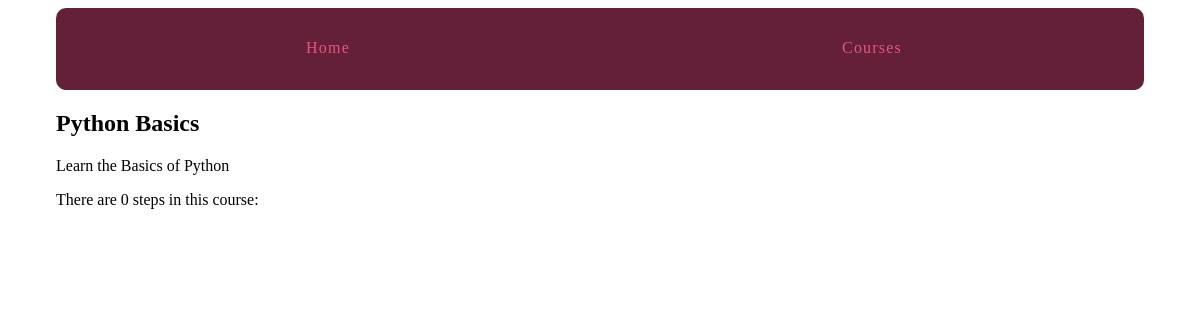
The page /courses/1/ on the database as committed earlier.
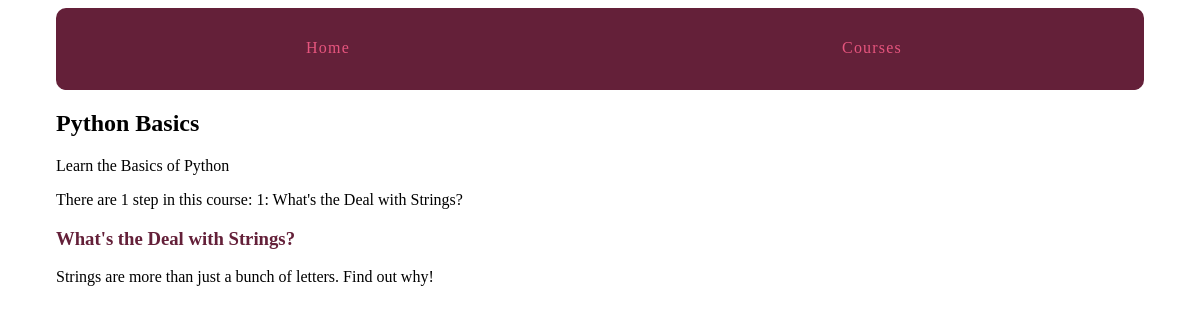
The same page on the database as committed later.
### courses/models.py (models this page shows, shortened)
class Course(models.Model): #extend from base Model class
    created_at = models.DateTimeField(auto_now_add = True)
    title = models.CharField(max_length = 255)
    description = models.TextField()

class Step(models.Model):
    title = models.CharField(max_length = 255)
    description = models.TextField()
    order = models.IntegerField(default=0)
    course = models.ForeignKey(Course)
    content = models.TextField(blank = True, default = "")
    class Meta:
        ordering = ['order',]   #handles ordering
    def __str__(self):
        return ('{}: {}'.format(self.order, self.title))

### courses/views.py (the view)
# urls.py: url(r'(?P<pk>\d+)/$', views.course_detail, name='detail'),
def course_detail(request, pk):
    course = get_object_or_404(Course, pk = pk)
    return render(request, 'courses/course_detail.html', {'course': course})

### courses/templates/courses/course_detail.html (shortened to what this page needs)
{% extends "layout.html" %}
{% block content%}
<article class="">
  <h2>{{ course.title }}</h2>
  {{ course.description}}
  <p> There are {{ course.step_set.count }} step{{ course.step_set.count|pluralize }} in this course: {{ course.step_set.all|join:", "}}</p>
  <section>
    {% for step in course.step_set.all %}
      <h3><a href="{% url 'courses:step' course_pk=step.course.pk step_pk=step.pk %}">{{step.title}}</a></h3>
        {{step.description}}
    {% endfor %}
  </section>
</article>
{% endblock%}

Rows that differ between the two databases and show on the page:
shown differently, row unchanged: Course "Python Basics": step_set.count "0" → "1"; step_set.all (not shown) → "1: What's the Deal with Strings?"
added Step: title "What's the Deal with Strings?", description "Strings are more than just a bunch of letters. Find out why!"
